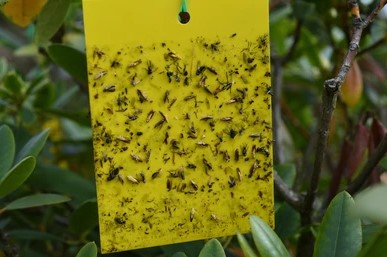
#> input picture segmentation/img/trampa cromatica1.jpg, 387 x 257 px, found by its file name
$ python main.py
#> lines starting #> are read from the running program, lines starting #| are printed output that depends on the picture; after the words box and inside, x2 and y2 are one past the last pixel; in counts of white or black regions, pixels touching at a corner belong together
# importar los paquetes necesarios
import numpy as np
import argparse
import imutils
import cv2 as cv

# construir el analizador de argumentos y analizar los argumentos
ap = argparse.ArgumentParser()
ap.add_argument("-i", "--image", type=str, default="segmentation/img/trampa cromatica1.jpg")
args = vars(ap.parse_args())

# carga la imagen y la muestra
image = cv.imread(args["image"])
#> image is the input picture: shape (257, 387, 3); mean B, G, R 27.3, 101.4, 100.8
cv.imshow("Image", image)

# convertir la imagen a escala de grises y umbralizarla
gray = cv.cvtColor(image, cv.COLOR_BGR2GRAY)
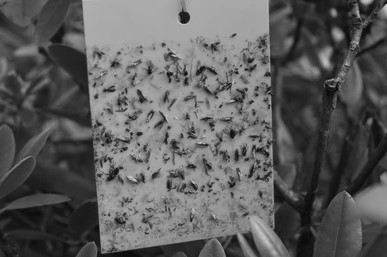
#> gray: shape (257, 387); min 2, max 217, mean 92.7
thresh = cv.threshold(gray, 110, 255,
	cv.THRESH_BINARY)[1]
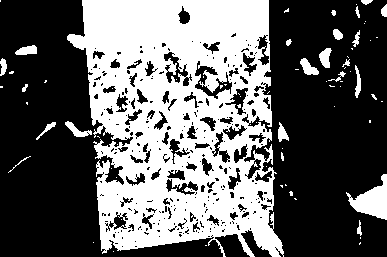
#> thresh: shape (257, 387); 39.3% white; 77 white regions (54 under 20 px)
cv.imshow("Thresh", thresh)

# encuentre el contorno más grande en la imagen del umbral
cnts = cv.findContours(thresh, cv.RETR_EXTERNAL, cv.CHAIN_APPROX_NONE)
#> cnts = 65 contours, 49 with area under 20; largest, box (x1, y1, x2, y2) and area: (67, 0, 284, 257) 42212, (346, 174, 387, 220) 852, (300, 58, 319, 75) 151, (319, 48, 332, 68) 144, (65, 121, 92, 137) 140
cnts = imutils.grab_contours(cnts)
c = max(cnts, key=cv.contourArea)
#> c = contour of 1677 points, box (x1, y1, x2, y2) (67, 0, 284, 257), area 42212

# dibuje la forma del contorno en la imagen de salida, calcule el cuadro
# delimitador y muestre el número de puntos en el contorno
output = image.copy()
img = cv.drawContours(output, [c], -1, (0, 255, 0), 3)
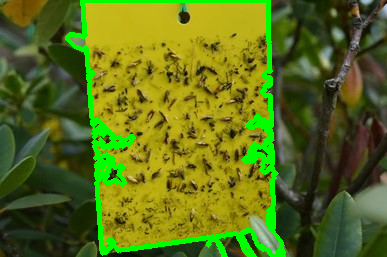
#> img: shape (257, 387, 3); mean B, G, R 25.3, 110.3, 92.1
(x, y, w, h) = cv.boundingRect(c)
#> x = 67; y = 0; w = 217; h = 257

# recortar la imagen
cropped_image = img[y:y+h,x:x+w]
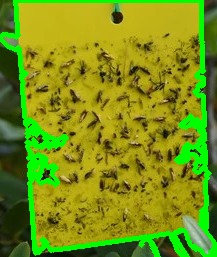
#> cropped_image: shape (257, 217, 3); mean B, G, R 19.8, 145.2, 120

# mostrar la imagen de contorno original
cv.imshow("Original Contour", cropped_image)
cv.waitKey(0)

$ run again, with segmentation/img/recorte1.jpg copied over segmentation/img/trampa cromatica1.jpg
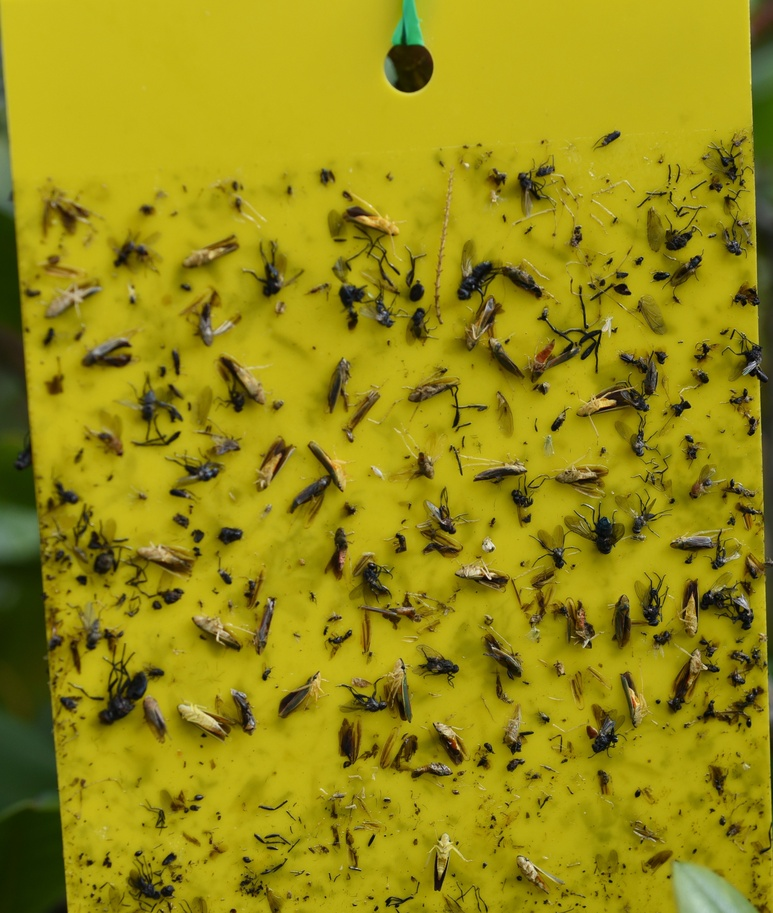
#> input picture segmentation/img/recorte1.jpg, 773 x 913 px, shrunk from 2961 x 3500 before the run, found by its file name
#> image is the input picture: shape (913, 773, 3); mean B, G, R 18.5, 140.6, 151.7
#> `thresh = cv.threshold(gray, 110, 255, cv.THRESH_BINARY)[1]`:
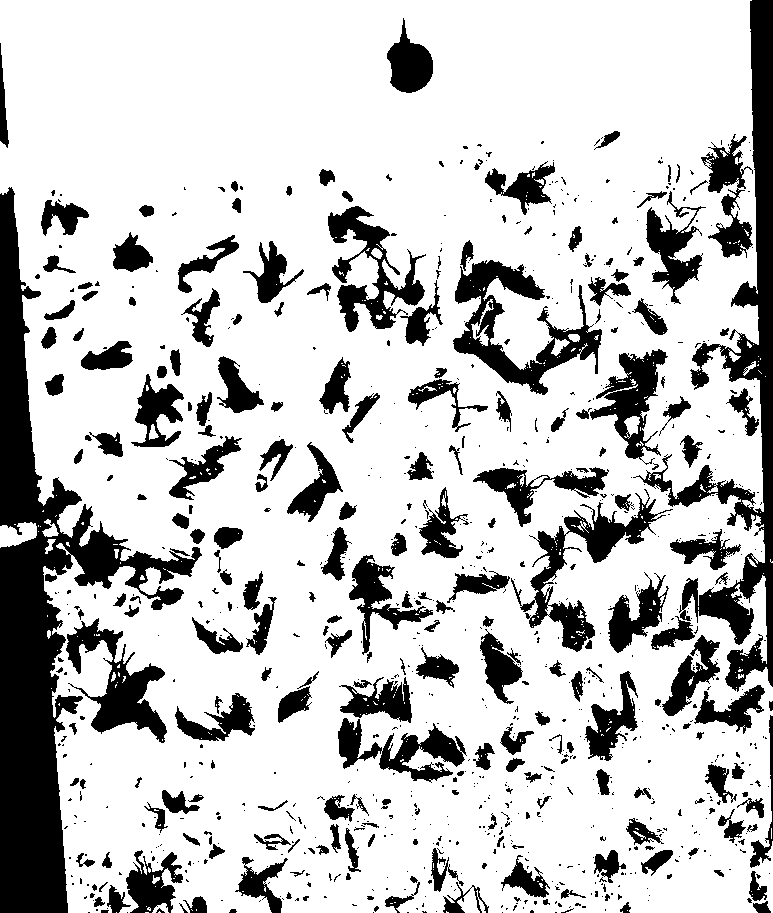
#> thresh: shape (913, 773); 77.2% white; 905 black regions (656 under 20 px)
#> cnts = 102 contours, 91 with area under 20; largest, box (x1, y1, x2, y2) and area: (0, 0, 773, 913) 640604, (0, 522, 37, 548) 603, (42, 519, 59, 537) 126, (152, 903, 169, 913) 70, (45, 539, 56, 554) 58
#> c = contour of 7246 points, box (x1, y1, x2, y2) (0, 0, 773, 913), area 640604
#> `img = cv.drawContours(output, [c], -1, (0, 255, 0), 3)`:
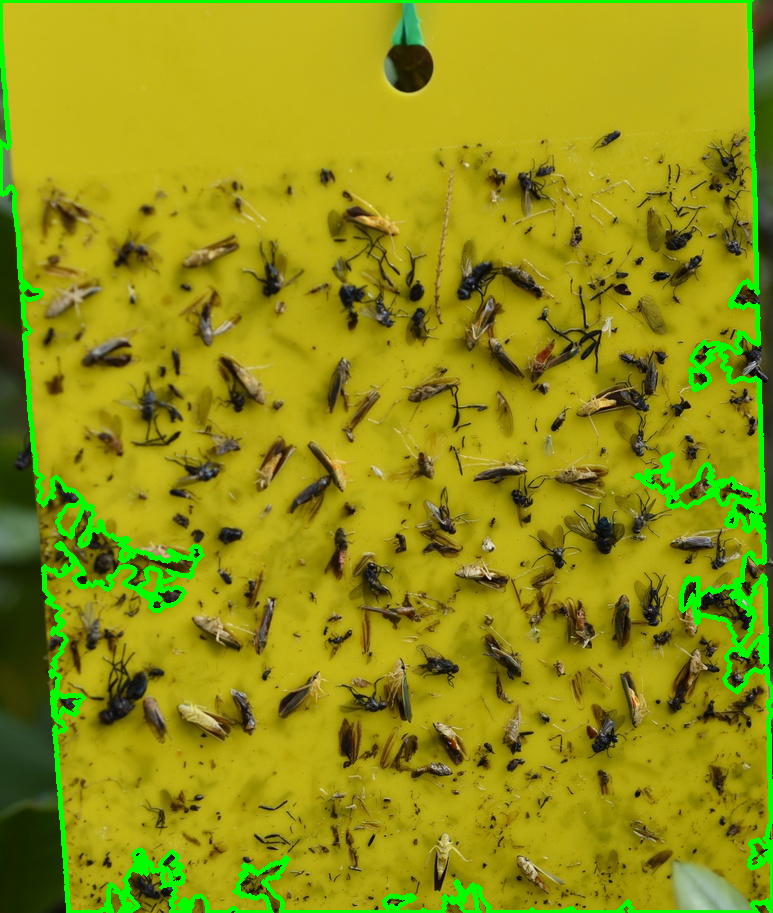
#> img: shape (913, 773, 3); mean B, G, R 17.7, 146, 145.9
#> x = 0; w = 773; h = 913

$ run again, with segmentation/img/recorte2.jpg copied over segmentation/img/trampa cromatica1.jpg
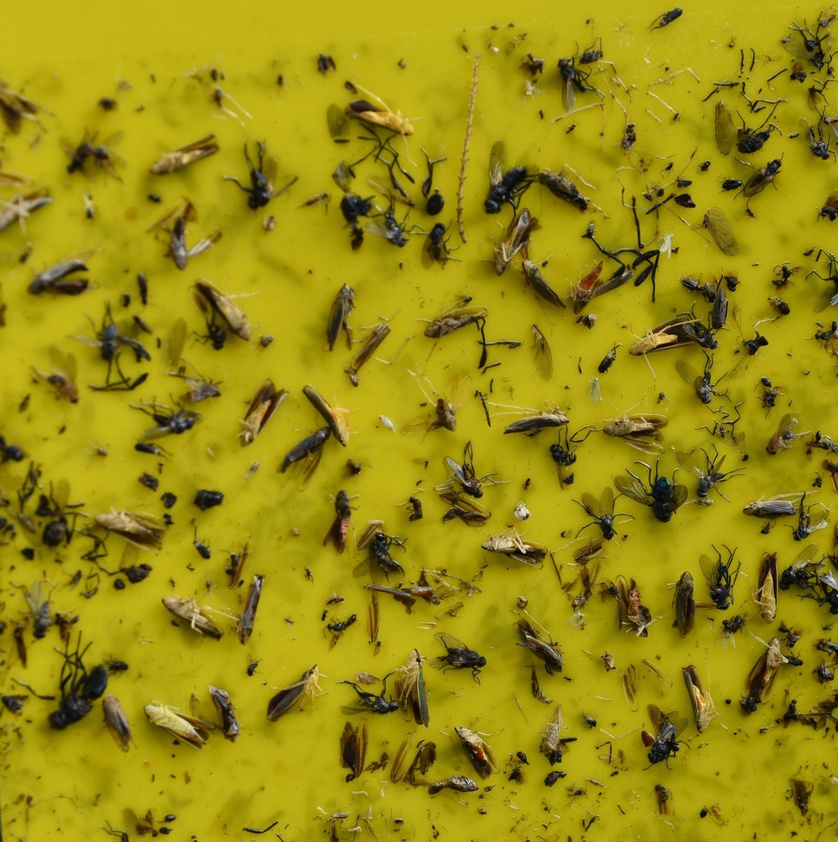
#> input picture segmentation/img/recorte2.jpg, 838 x 842 px, shrunk from 2642 x 2657 before the run, found by its file name
#> image is the input picture: shape (842, 838, 3); mean B, G, R 17.2, 140.2, 153.3
#> `thresh = cv.threshold(gray, 110, 255, cv.THRESH_BINARY)[1]`:
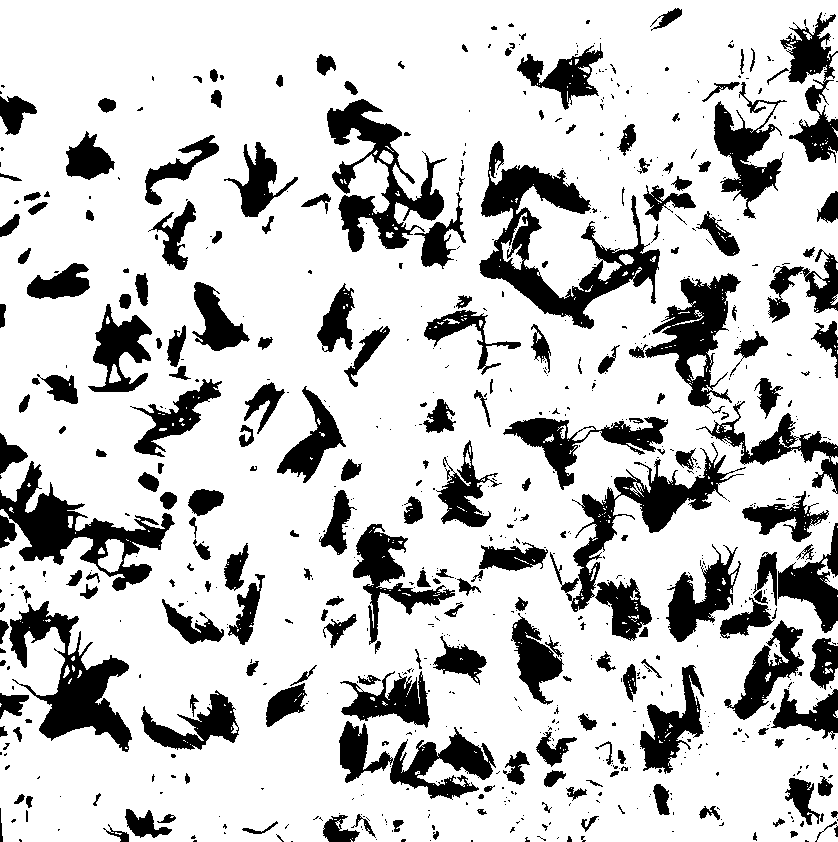
#> thresh: shape (842, 838); 78.7% white; 766 black regions (530 under 20 px)
#> cnts = 85 contours, 76 with area under 20; largest, box (x1, y1, x2, y2) and area: (0, 0, 838, 842) 676789, (98, 539, 124, 573) 524, (817, 558, 838, 590) 191, (68, 516, 73, 528) 38, (830, 456, 838, 465) 31
#> c = contour of 6940 points, box (x1, y1, x2, y2) (0, 0, 838, 842), area 676789
#> `img = cv.drawContours(output, [c], -1, (0, 255, 0), 3)`:
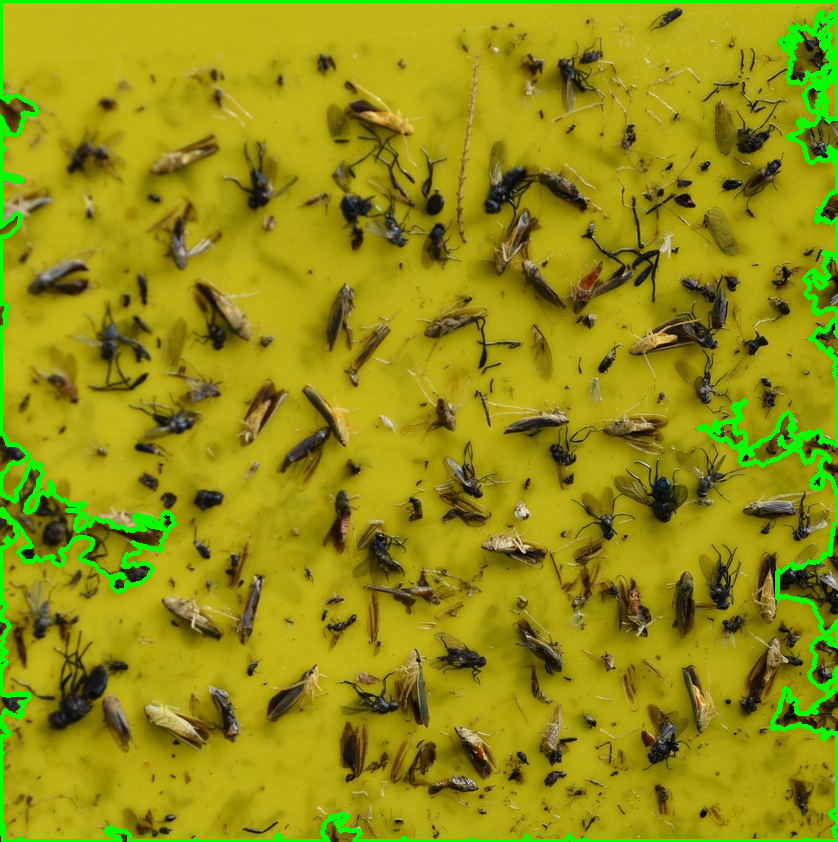
#> img: shape (842, 838, 3); mean B, G, R 16.6, 144.8, 148
#> x = 0; w = 838; h = 842

$ run again, with segmentation/img/recorte3.jpg copied over segmentation/img/trampa cromatica1.jpg
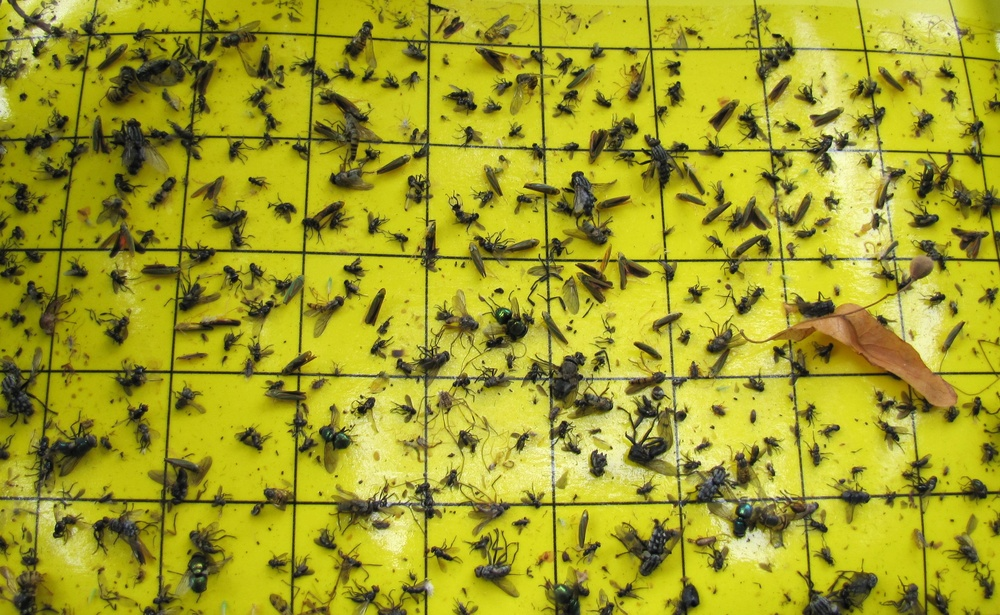
#> input picture segmentation/img/recorte3.jpg, 1000 x 615 px, shrunk from 3212 x 1975 before the run, found by its file name
#> image is the input picture: shape (615, 1000, 3); mean B, G, R 37.7, 159.4, 162
#> `thresh = cv.threshold(gray, 110, 255, cv.THRESH_BINARY)[1]`:
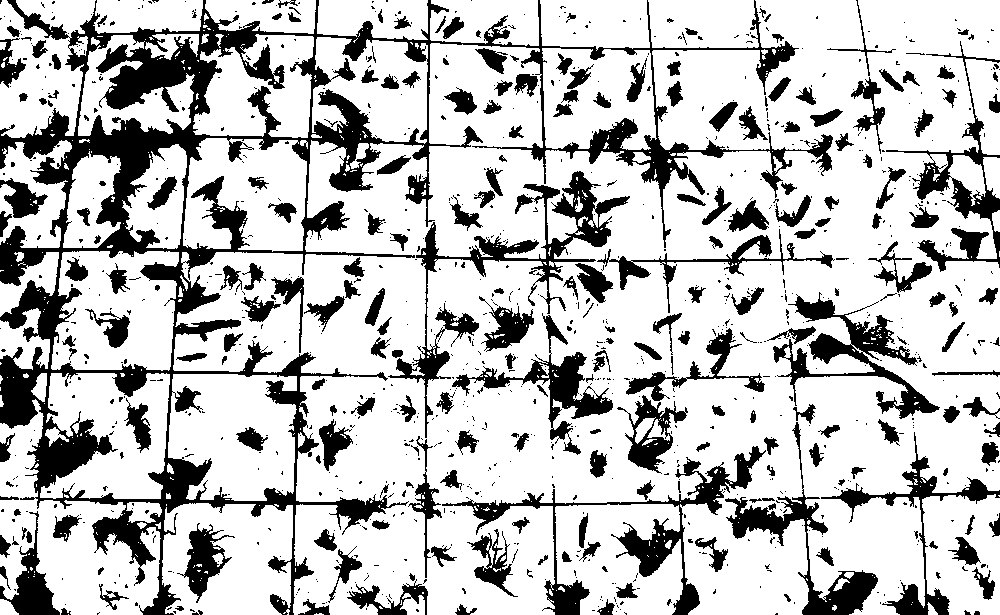
#> thresh: shape (615, 1000); 75.7% white; 1031 black regions (790 under 20 px)
#> cnts = 333 contours, 279 with area under 20; largest, box (x1, y1, x2, y2) and area: (173, 0, 1000, 615) 336713, (0, 399, 161, 615) 15102, (168, 374, 297, 501) 13291, (162, 503, 293, 615) 12820, (51, 251, 179, 371) 12493
#> c = contour of 10968 points, box (x1, y1, x2, y2) (173, 0, 1000, 615), area 336713
#> x = 173; y = 0; w = 827; h = 615
#> `cropped_image = img[y:y+h,x:x+w]`:
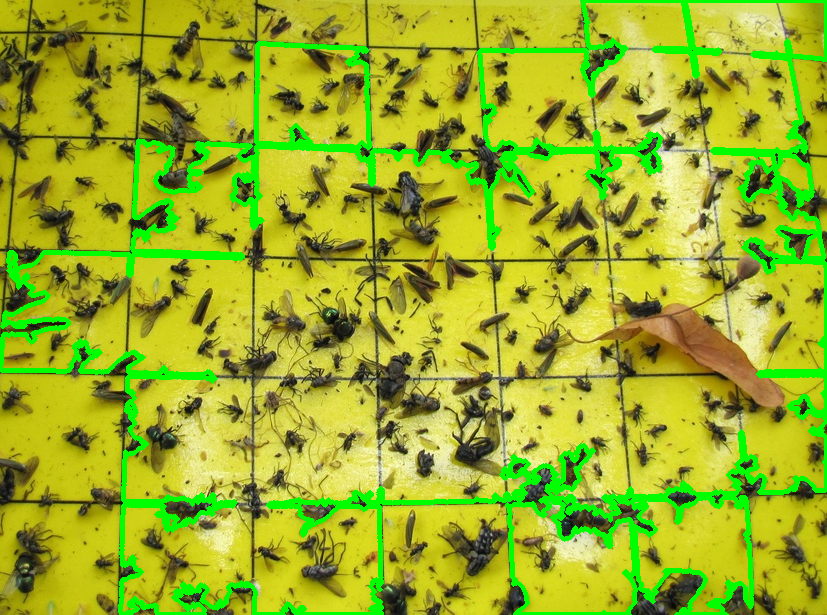
#> cropped_image: shape (615, 827, 3); mean B, G, R 37.8, 175.9, 155.1
